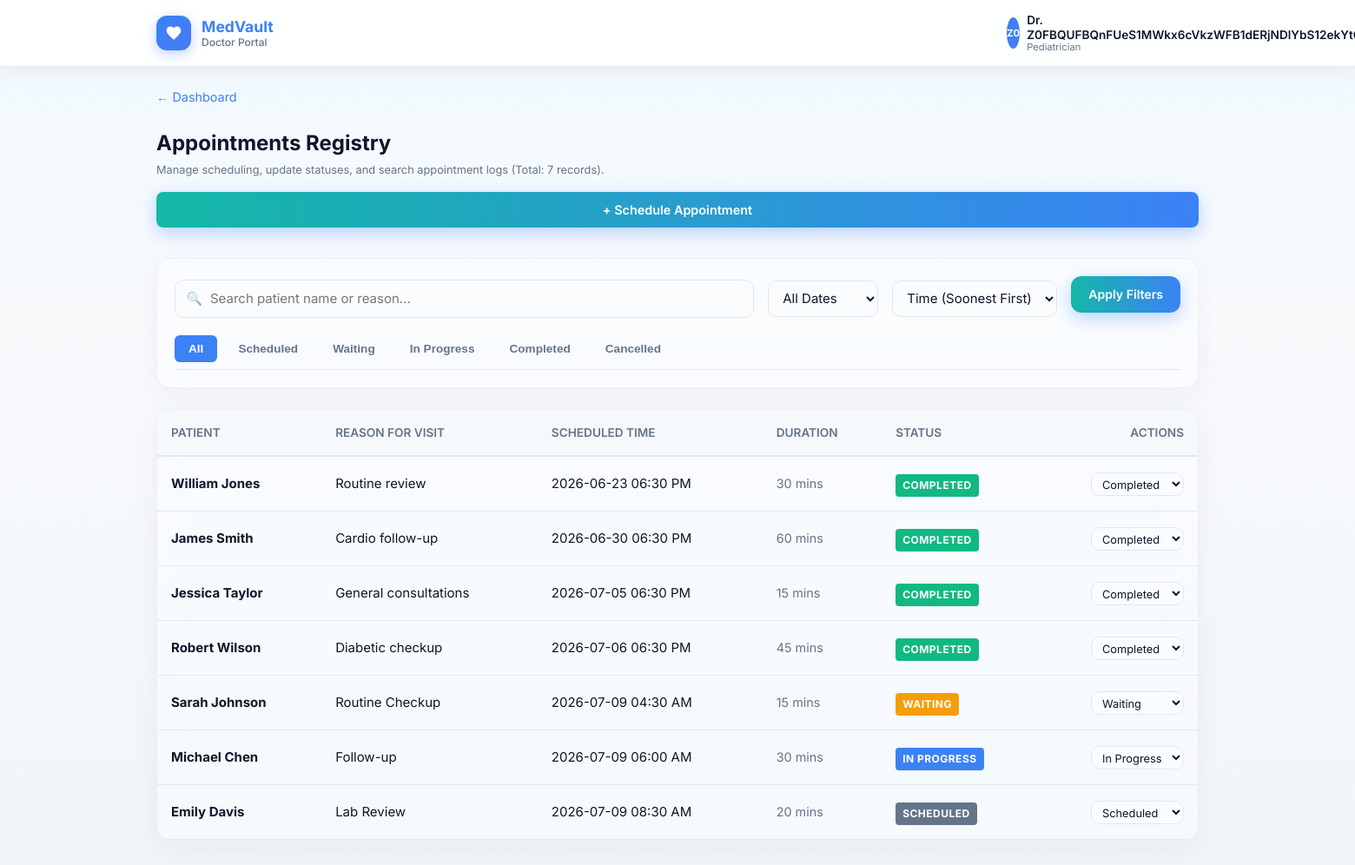
/doctor/appointments (signed in), run on the app's committed database.
### tables this page shows
CREATE TABLE doctor_profiles (
  user_id INTEGER PRIMARY KEY,
  full_name TEXT NOT NULL DEFAULT '',
  profile_photo TEXT NOT NULL DEFAULT '',
  gender TEXT NOT NULL DEFAULT '',
  dob TEXT NOT NULL DEFAULT '',
  phone TEXT NOT NULL DEFAULT '',
  email TEXT NOT NULL DEFAULT '',
  address TEXT NOT NULL DEFAULT '',
  city TEXT NOT NULL DEFAULT '',
  state TEXT NOT NULL DEFAULT '',
  country TEXT NOT NULL DEFAULT '',
  specialty TEXT NOT NULL DEFAULT '',
  sub_specialty TEXT NOT NULL DEFAULT '',
  registration_number TEXT NOT NULL DEFAULT '',
  medical_council TEXT NOT NULL DEFAULT '',
  years_experience INTEGER NOT NULL DEFAULT 0,
  highest_qualification TEXT NOT NULL DEFAULT '',
  college_university TEXT NOT NULL DEFAULT '',
  hospital_clinic TEXT NOT NULL DEFAULT '',
  position TEXT NOT NULL DEFAULT '',
  consultation_fee REAL NOT NULL DEFAULT 0.0,
  languages_spoken TEXT NOT NULL DEFAULT '',
  working_days TEXT NOT NULL DEFAULT '',
  consultation_hours TEXT NOT NULL DEFAULT '',
  timezone TEXT NOT NULL DEFAULT '',
  online_consultation INTEGER NOT NULL DEFAULT 0,
  offline_consultation INTEGER NOT NULL DEFAULT 0,
  bio TEXT NOT NULL DEFAULT '',
  expertise TEXT NOT NULL DEFAULT '',
  certifications TEXT NOT NULL DEFAULT '',
  awards TEXT NOT NULL DEFAULT '',
  FOREIGN KEY (user_id) REFERENCES "users_old"(id)
);

CREATE TABLE doctor_appointments (
          id INTEGER PRIMARY KEY AUTOINCREMENT,
          doctor_user_id INTEGER NOT NULL,
          patient_name TEXT NOT NULL,
          reason TEXT NOT NULL DEFAULT '',
          visit_ts INTEGER NOT NULL,
          status TEXT NOT NULL DEFAULT 'scheduled',
          created_at INTEGER NOT NULL, duration_minutes INTEGER DEFAULT 30,
          FOREIGN KEY (doctor_user_id) REFERENCES "users_old"(id)
        );

### app_pkg/routes/core.py (the view)
@core_bp.route("/doctor/appointments", methods=["GET"])
@login_required
def doctor_appointments_all():
    redir = _require_doctor()
    if redir:
        return redir
    db = get_db()
    theme = _portal_theme(current_user.id, current_user.username)
    uid = int(current_user.id)
    q = (request.args.get("q") or "").strip()
    status_filter = (request.args.get("status") or "").strip()
    date_filter = (request.args.get("date") or "").strip()
    sort_by = (request.args.get("sort") or "time_asc").strip()
    try:
        page = int(request.args.get("page") or 1)
    except ValueError:
        page = 1
    per_page = 10
    offset = (page - 1) * per_page
    sql = "FROM doctor_appointments WHERE doctor_user_id = ?"
    params = [uid]
    if q:
        sql += " AND (patient_name LIKE ? OR reason LIKE ?)"
        like = f"%{q}%"
        params.extend([like, like])
    if status_filter:
        sql += " AND status = ?"
        params.append(status_filter)
    if date_filter == "today":
        t0, t1 = _today_bounds()
        sql += " AND visit_ts >= ? AND visit_ts < ?"
        params.extend([t0, t1])
    total_count = db.execute(f"SELECT COUNT(*) AS c {sql}", tuple(params)).fetchone()["c"]
    if sort_by == "time_desc":
        sql += " ORDER BY visit_ts DESC"
    elif sort_by == "name_asc":
        sql += " ORDER BY patient_name ASC"
    elif sort_by == "name_desc":
        sql += " ORDER BY patient_name DESC"
    else:
        sql += " ORDER BY visit_ts ASC"
    sql_limit = f"SELECT * {sql} LIMIT ? OFFSET ?"
    params.extend([per_page, offset])
    rows = db.execute(sql_limit, tuple(params)).fetchall()
    items = []
    for row in rows:
        st = row["status"] or "scheduled"
        items.append({
            "id": row["id"],
            "name": row["patient_name"],
            "sub": (row["reason"] or "").strip() or "Visit",
            "when": datetime.fromtimestamp(int(row["visit_ts"])).strftime("%Y-%m-%d %I:%M %p"),
            "status": st,
            "duration": row["duration_minutes"] or 30
        })
    total_pages = (total_count + per_page - 1) // per_page
    return render_template(
        "doctor_appointments_list.html",
        theme=theme,
        items=items,
        q=q,
        status_filter=status_filter,
        date_filter=date_filter,
        sort=sort_by,
        page=page,
        total_pages=total_pages,
        total_count=total_count
    )

### templates/doctor_appointments_list.html (shortened to what this page needs)
{% extends "base_doctor.html" %}
{% block content %}
<div class="dr-shell">
  <div style="display: flex; justify-content: space-between; align-items: center; margin-bottom: 1.5rem; flex-wrap: wrap; gap: 1rem;">
    <div>
      <a href="{{ url_for('core.doctor_dashboard') }}" class="dr-back-link" style="text-decoration: none; font-size: 0.9rem; color: var(--accent);">&larr; Dashboard</a>
      <h1 class="dr-page-title" style="margin: 0.5rem 0 0;">Appointments Registry</h1>
      <p class="dr-hint" style="margin: 0.2rem 0 0;">Manage scheduling, update statuses, and search appointment logs (Total: {{ total_count }} records).</p>
    </div>
    <a href="{{ url_for('core.doctor_appointment_new') }}" class="dr-btn-gradient" style="text-decoration: none; padding: 0.6rem 1.2rem; font-size: 0.9rem; border-radius: 8px;">+ Schedule Appointment</a>
  </div>
  <div class="dr-panel" style="margin-bottom: 1.5rem; padding: 1.25rem;">
    <form method="get" action="{{ url_for('core.doctor_appointments_all') }}" style="display: flex; flex-direction: column; gap: 1rem;">
      <div style="display: grid; grid-template-columns: 1fr auto auto auto; gap: 1rem; align-items: center; flex-wrap: wrap;">
        <div style="position: relative;">
          <input type="text" name="q" value="{{ q or '' }}" placeholder="Search patient name or reason..." class="dr-input" style="margin: 0; padding-left: 2.5rem; width: 100%; box-sizing: border-box;" />
          <span style="position: absolute; left: 0.85rem; top: 50%; transform: translateY(-50%); opacity: 0.5;">🔍</span>
        </div>
        <div>
          <select name="date" class="dr-input" style="margin: 0; width: auto;" onchange="this.form.submit()">
            <option value="" {% if date_filter == '' %}selected{% endif %}>All Dates</option>
          </select>
        </div>
        <div>
          <select name="sort" class="dr-input" style="margin: 0; width: auto;" onchange="this.form.submit()">
            <option value="time_asc" {% if sort == 'time_asc' %}selected{% endif %}>Time (Soonest First)</option>
          </select>
        </div>
        <div style="display: flex; gap: 0.5rem;">
          <button type="submit" class="dr-btn-gradient" style="padding: 0.65rem 1.25rem;">Apply Filters</button>
        </div>
      </div>
      <div style="display: flex; gap: 0.5rem; flex-wrap: wrap; border-bottom: 1px solid var(--border); padding-bottom: 0.5rem;">
        {% set statuses = [('', 'All'), ('scheduled', 'Scheduled'), ('waiting', 'Waiting'), ('in_progress', 'In Progress'), ('completed', 'Completed'), ('cancelled', 'Cancelled')] %}
        {% for val, label in statuses %}
          <button type="button" class="status-tab-btn" onclick="setStatusFilter('{{ val }}')" style="padding: 0.5rem 1rem; border: none; background: {% if status_filter == val %}var(--accent){% else %}transparent{% endif %}; color: {% if status_filter == val %}#ffffff{% else %}var(--text-muted){% endif %}; font-weight: bold; cursor: pointer; border-radius: 6px; font-size: 0.85rem; transition: all 0.2s;">
            {{ label }}
          </button>
        {% endfor %}
      </div>
    </form>
  </div>
  <div class="dr-panel" style="padding: 0; overflow: hidden;">
    {% if items %}
      <div style="overflow-x: auto;">
        <table style="width: 100%; border-collapse: collapse; text-align: left;">
          <thead>
            <tr style="border-bottom: 2px solid var(--border); background: color-mix(in srgb, var(--border) 15%, transparent);">
              <th style="padding: 1rem; font-weight: 600; color: var(--text-muted); font-size: 0.85rem; text-transform: uppercase;">Patient</th>
              <th style="padding: 1rem; font-weight: 600; color: var(--text-muted); font-size: 0.85rem; text-transform: uppercase;">Reason for Visit</th>
              <th style="padding: 1rem; font-weight: 600; color: var(--text-muted); font-size: 0.85rem; text-transform: uppercase;">Scheduled Time</th>
              <th style="padding: 1rem; font-weight: 600; color: var(--text-muted); font-size: 0.85rem; text-transform: uppercase;">Duration</th>
              <th style="padding: 1rem; font-weight: 600; color: var(--text-muted); font-size: 0.85rem; text-transform: uppercase;">Status</th>
              <th style="padding: 1rem; font-weight: 600; color: var(--text-muted); font-size: 0.85rem; text-transform: uppercase; text-align: right;">Actions</th>
            </tr>
          </thead>
          <tbody>
            {% for it in items %}
              <tr style="border-bottom: 1px solid var(--border); transition: background-color 0.2s;" onmouseover="this.style.backgroundColor='color-mix(in srgb, var(--accent) 5%, transparent)'" onmouseout="this.style.backgroundColor='transparent'">
                <td style="padding: 1rem; font-weight: bold; color: var(--text);">{{ it.name }}</td>
                <td style="padding: 1rem; color: var(--text);">{{ it.sub }}</td>
                <td style="padding: 1rem; color: var(--text);">{{ it.when }}</td>
                <td style="padding: 1rem; color: var(--text-muted); font-size: 0.9rem;">{{ it.duration }} mins</td>
                <td style="padding: 1rem;">
                  {% if it.status == "waiting" %}
                    <span class="dr-badge dr-badge--wait" style="background: #f59e0b; color: white; padding: 0.25rem 0.5rem; border-radius: 4px; font-size: 0.75rem; font-weight: bold; text-transform: uppercase;">waiting</span>
                  {% elif it.status == "in_progress" %}
                    <span class="dr-badge dr-badge--progress" style="background: #3b82f6; color: white; padding: 0.25rem 0.5rem; border-radius: 4px; font-size: 0.75rem; font-weight: bold; text-transform: uppercase;">in progress</span>
                  {% elif it.status == "completed" %}
                    <span class="dr-badge" style="background: #10b981; color: white; padding: 0.25rem 0.5rem; border-radius: 4px; font-size: 0.75rem; font-weight: bold; text-transform: uppercase;">completed</span>
                  {% elif it.status == "cancelled" %}
                    <span class="dr-badge" style="background: #ef4444; color: white; padding: 0.25rem 0.5rem; border-radius: 4px; font-size: 0.75rem; font-weight: bold; text-transform: uppercase;">cancelled</span>
                  {% else %}
                    <span class="dr-badge dr-badge--sched" style="background: #64748b; color: white; padding: 0.25rem 0.5rem; border-radius: 4px; font-size: 0.75rem; font-weight: bold; text-transform: uppercase;">scheduled</span>
                  {% endif %}
                </td>
                <td style="padding: 1rem; text-align: right;">
                  <form method="post" action="{{ url_for('core.update_appointment_status', appt_id=it.id) }}" style="display: inline-block;">
                    <select name="status" class="dr-input" style="margin: 0; padding: 0.25rem 0.5rem; font-size: 0.8rem; width: auto;" onchange="this.form.submit()">
                      <option value="scheduled" {% if it.status == 'scheduled' %}selected{% endif %}>Scheduled</option>
                      <option value="waiting" {% if it.status == 'waiting' %}selected{% endif %}>Waiting</option>
                      <option value="in_progress" {% if it.status == 'in_progress' %}selected{% endif %}>In Progress</option>
                      <option value="completed" {% if it.status == 'completed' %}selected{% endif %}>Completed</option>
                    </select>
                  </form>
                </td>
              </tr>
            {% endfor %}
          </tbody>
        </table>
      </div>
    {% endif %}
  </div>
</div>
{% endblock %}

### templates/base_doctor.html (shortened to what this page needs)
<!doctype html>
<html lang="en">
  <head>
    <link rel="stylesheet" href="{{ url_for('static', filename='doctor.css') }}" />
  </head>
  <body
    class="dr-portal"
    data-portal="doctor"
    data-theme="{{ theme.mode }}"
    style="--accent: {{ theme.accent }}; --accent-rgb: {{ theme.accent_rgb }};"
  >
    <header class="dr-topbar">
      <div class="dr-topbar-inner">
        <a href="{{ url_for('core.doctor_dashboard') if theme.portal_role == 'doctor' else url_for('core.dashboard') }}" class="dr-brand">
          <span class="dr-brand-logo" aria-hidden="true">
            <svg viewBox="0 0 24 24" width="20" height="20" fill="currentColor">
              <path d="M12 21.35l-1.45-1.32C5.4 15.36 2 12.28 2 8.5 2 5.42 4.42 3 7.5 3c1.74 0 3.41.81 4.5 2.09C13.09 3.81 14.76 3 16.5 3 19.58 3 22 5.42 22 8.5c0 3.78-3.4 6.86-8.55 11.54L12 21.35z" />
            </svg>
          </span>
          <span class="dr-brand-text">
            <span class="dr-brand-name">MedVault</span>
            <span class="dr-brand-sub">{{ theme.portal_label }}</span>
          </span>
        </a>
        <div class="dr-topbar-actions">
          <div class="dr-profile-wrap">
            <button
              type="button"
              class="dr-profile-trigger"
              id="dr-profile-btn"
              aria-expanded="false"
              aria-haspopup="true"
              aria-label="Open account menu"
            >
              <span class="dr-avatar">{{ theme.initials }}</span>
              <span class="dr-user-meta">
                <span class="dr-user-name">{{ theme.display_name }}</span>
                <span class="dr-user-role">{{ theme.specialty }}</span>
              </span>
            </button>
          </div>
        </div>
      </div>
    </header>
    <main class="dr-main">
      {% block content %}{% endblock %}
    </main>
  </body>
</html>

### data on the page
doctor_profiles: specialty "Pediatrician"
doctor_appointments: name "William Jones", sub "Routine review", when "2026-06-23 06:30 PM", duration "30", shows "COMPLETED", status "Completed"
doctor_appointments: name "James Smith", sub "Cardio follow-up", when "2026-06-30 06:30 PM", duration "60", shows "COMPLETED", status "Completed"
doctor_appointments: name "Jessica Taylor", sub "General consultations", when "2026-07-05 06:30 PM", duration "15", shows "COMPLETED", status "Completed"
doctor_appointments: name "Robert Wilson", sub "Diabetic checkup", when "2026-07-06 06:30 PM", duration "45", shows "COMPLETED", status "Completed"
doctor_appointments: name "Sarah Johnson", sub "Routine Checkup", when "2026-07-09 04:30 AM", duration "15", shows "WAITING", status "Waiting"
doctor_appointments: name "Michael Chen", sub "Follow-up", when "2026-07-09 06:00 AM", duration "30", shows "IN PROGRESS", status "In Progress"
doctor_appointments: name "Emily Davis", sub "Lab Review", when "2026-07-09 08:30 AM", duration "20", shows "SCHEDULED", status "Scheduled"

### other printed values
{{ theme.portal_label }} "Doctor Portal"
{{ theme.initials }} "Z0"
{{ theme.display_name }} "Dr.…"
{{ total_count }} "7"
{{ label }} "All" "Scheduled" "Waiting" "In Progress" "Completed" "Cancelled"
